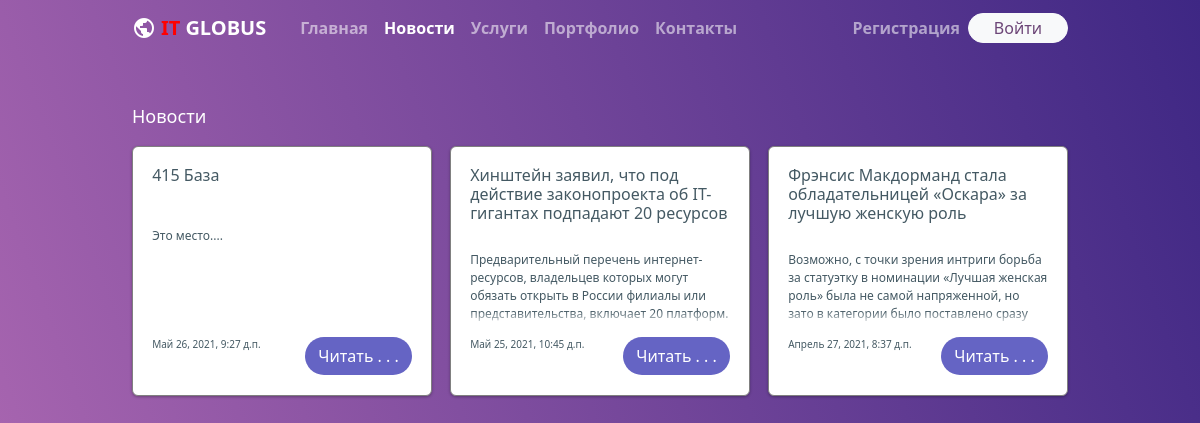
Page /news/ on the committed database.
### news/models.py (models this page shows, shortened)
class News(models.Model):
    title = models.CharField('Заголовок', max_length=150)
    content = models.TextField('Текст', max_length=10000)
    date = models.DateTimeField('Дата публикации', auto_now_add=True)
    class Meta:
        ordering = ['-date']
        verbose_name = ('Новости')
        verbose_name_plural = ('Новости')

### news/views.py (the view)
# urls.py: path('', NewsListView.as_view(), name='index'),
class NewsListView(ListView):
    template_name = "news/news.html"
    model = News
    context_object_name = 'news'
    paginate_by = 5

### templates/news/news.html (shortened to what this page needs)
{% extends 'base/base.html' %}
{% block content %}
<h2 style="color: white; margin-top: 50px; font-size: 18px;">Новости</h2>
<div style="display: flex; flex-direction: row; flex-wrap: wrap; align-items: center; justify-content: space-between;">
    {% for n in news %}
       <div class="panel" style="display: flex; flex-direction: column; align-content: stretch; justify-content: space-between;">
               <h5 class="title-h" id='{{ n.id }}_title'>{{ n.title }}</h5>
               <p class="small-h panel-content" id='{{ n.id }}_content'>{{ n.content }} </p>
               <div class="d-flex justify-content-between" style="font-size: 10px;">
                    <p>{{ n.date }} </p>
                    <button type="button" class="btn rounded-pill" data-bs-toggle="modal" data-bs-target="#staticBackdrop"
                    style="background-color: #6564c4; color: white;"
                    onclick="getNews({'id': '{{ n.id }}'})">Читать . . .</button>
               </div>
        </div>
    {% endfor %}
</div>
{% endblock content %}

### static/css/style.css (style rules this page uses)
body { background-color: transparent; background-image: linear-gradient(70deg, #b06ab3 0%, #3e2784 100%); min-height: 100vh; }
.panel { border: 1px solid grey; width: 300px; height: 250px; border-radius: 6px; box-shadow: 0 1px 3px rgba(0,0,0,0.3); padding: 1.2rem; color: #445963; margin-top:10px; margin-bottom: 10px; background-color: white; }
.title-h { font-size: 16px; }
.small-h { height: 100px; overflow: hidden; font-size: 12px; }
.small-h:before { content:""; display:block; height:20px; position:relative; top:80px; background-image:linear-gradient(to bottom, rgba(255, 255, 255, 0), #fff 75%); }

### rows in the picture
News: title "415 База", content "Это место....", date "Май 26, 2021, 9:27 д.п."
News: title "Хинштейн заявил, что под действие законопроекта об IT-гигантах подпадают 20 ресурсов", content "Предварительный перечень интернет-ресурсов, владельцев которых могут обязать открыть в России филиалы или представительства, включает 20 платформ.…", date "Май 25, 2021, 10:45 д.п."
News: title "Фрэнсис Макдорманд стала обладательницей «Оскара» за лучшую женскую роль", content "Возможно, с точки зрения интриги борьба за статуэтку в номинации «Лучшая женская роль» была не самой напряженной, но зато в категории было поставлено сразу…", date "Апрель 27, 2021, 8:37 д.п."
